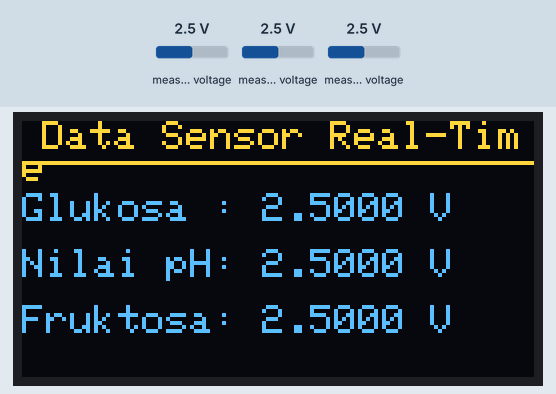
Simulated run of this sketch. Board: ESP32. Parts: 128×64 one-colour display. The test bench sets the inputs (shaded band); at power-on: measured voltage 2.5 V. The OLED is the two-colour kind (top 16 rows yellow); WiFi joins after 1.5 s; servers stay silent unless stated; no MQTT or app messages arrive unless stated; what the sketch prints to the serial monitor is not drawn.

Above: at 4.0 s.
4.1 s: measured voltage (sensor 200) set to 0.1 V
At 5.3 s:
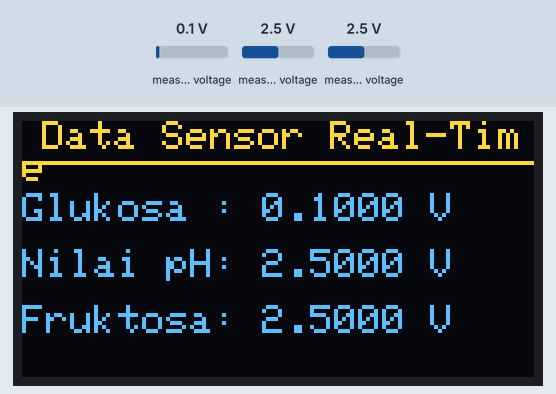
6.0 s: measured voltage (sensor 201) set to 0.1 V
At 7.4 s:
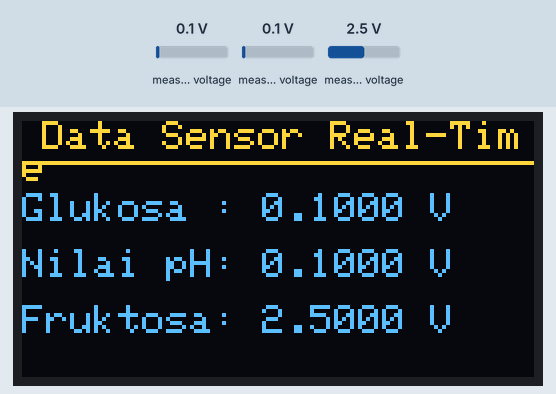
7.7 s: measured voltage (sensor 202) set to 0.1 V
At 8.4 s:
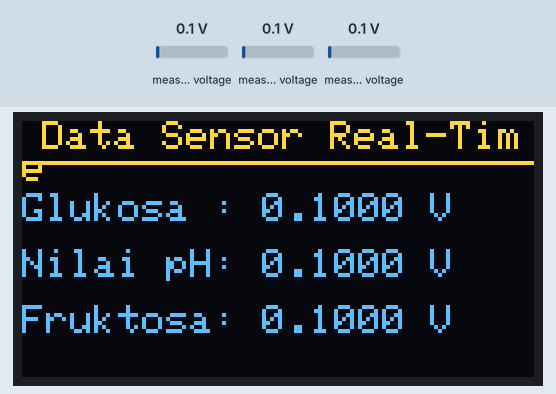
9.4 s: measured voltage (sensor 200) set to 1.2 V
At 10.4 s:
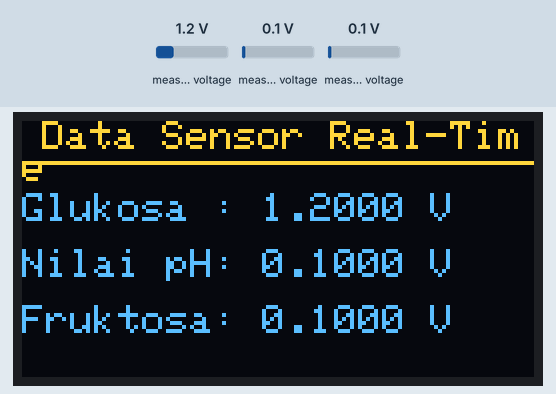
11.0 s: measured voltage (sensor 201) set to 1.2 V
At 11.6 s:
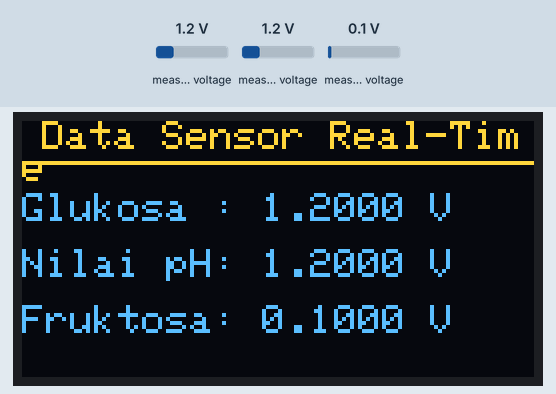
12.7 s: measured voltage (sensor 202) set to 1.2 V
At 13.5 s:
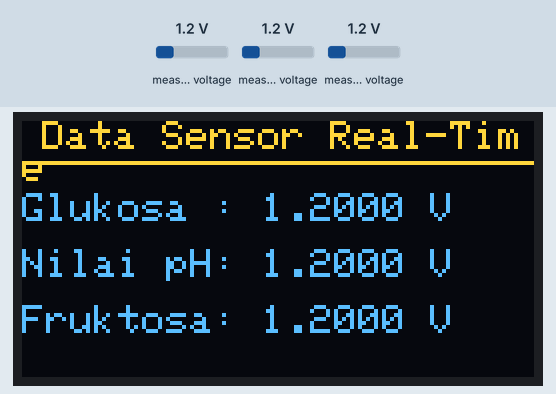
Timing chart, 0 to 15.3 s (numbered marks = the images above; inputs shaded):
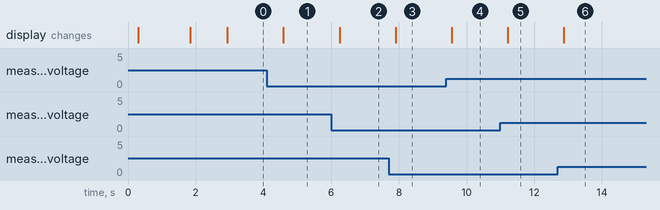

The sketch:

firmware.ino
```cpp
#include <Wire.h>
#include <Adafruit_ADS1X15.h>
#include <Adafruit_GFX.h>
#include <Adafruit_SH110X.h>
#include <WiFi.h>
#include <PubSubClient.h>

// ================= KONFIGURASI WIFI & MQTT =================
// Sesuaikan dengan Hotspot/WiFi Anda
const char* ssid        = "12345678";
const char* password    = "admin1234";

const char* mqtt_server     = "broker.hivemq.com";
const int   mqtt_port       = 1883;
const char* mqtt_topic      = "glicovia/devices/GLICO-01/readings";
const char* mqtt_pred_topic = "glicovia/devices/GLICO-01/predictions";
const char* device_code     = "GLICO-01";

WiFiClient espClient;
PubSubClient client(espClient);

// Variabel Penampung Hasil Prediksi AI dari Cloud
float latest_glucose_est = -1.0;
String latest_category = "";
int latest_confidence = 0;
unsigned long lastPredReceivedTime = 0;

// ================= KONFIGURASI HARDWARE ====================
#define i2c_Address 0x3C
#define SCREEN_WIDTH 128
#define SCREEN_HEIGHT 64
#define OLED_RESET -1

Adafruit_SH1106G display = Adafruit_SH1106G(SCREEN_WIDTH, SCREEN_HEIGHT, &Wire, OLED_RESET);
Adafruit_ADS1115 ads;

// Variabel Timer non-blocking untuk MQTT
unsigned long lastPublishTime = 0;
const long publishInterval = 5000; // Publish setiap 5 detik (5000 ms)

// ================= CALLBACK PREDIKSI MQTT ===================
void mqttCallback(char* topic, byte* payload, unsigned int length) {
  String message = "";
  for (unsigned int i = 0; i < length; i++) {
    message += (char)payload[i];
  }
  Serial.print("Hasil Prediksi Diterima [");
  Serial.print(topic);
  Serial.print("]: ");
  Serial.println(message);

  int gluIdx = message.indexOf("\"glucose_estimate\":");
  if (gluIdx != -1) {
    int start = gluIdx + 19;
    int end = message.indexOf(",", start);
    if (end != -1) {
      latest_glucose_est = message.substring(start, end).toFloat();
    }
  }
  int catIdx = message.indexOf("\"clinical_category\":\"");
  if (catIdx != -1) {
    int start = catIdx + 21;
    int end = message.indexOf("\"", start);
    if (end != -1) {
      latest_category = message.substring(start, end);
    }
  }
  int confIdx = message.indexOf("\"confidence_score\":");
  if (confIdx != -1) {
    int start = confIdx + 19;
    int end = message.indexOf(",", start);
    if (end == -1) end = message.indexOf("}", start);
    if (end != -1) {
      latest_confidence = (int)(message.substring(start, end).toFloat() * 100);
    }
  }
  lastPredReceivedTime = millis();
}

// ================= FUNGSI RECONNECT MQTT ===================
void reconnectMQTT() {
  while (!client.connected()) {
    Serial.print("Menghubungkan ke MQTT Broker...");
    // Gunakan Device Code sebagai Client ID
    if (client.connect(device_code)) {
      Serial.println(" BERHASIL!");
      client.subscribe(mqtt_pred_topic);
      Serial.println("Subscribed ke topik prediksi cloud!");
    } else {
      Serial.print(" GAGAL, rc=");
      Serial.print(client.state());
      Serial.println(" Coba lagi dalam 5 detik...");
      delay(5000);
    }
  }
}

// ================= SETUP SYSTEM ============================
void setup(void) {
  Serial.begin(115200);
  Serial.println("\nMemulai Inisialisasi Sistem Glicovia...");

  // 1. Inisialisasi Layar OLED
  delay(250);
  if(!display.begin(i2c_Address, true)) {
    Serial.println("Gagal menemukan layar OLED SH1106! Periksa kabel I2C.");
    while (1);
  }

  display.clearDisplay();
  display.setTextSize(1);
  display.setTextColor(SH110X_WHITE);
  display.setCursor(15, 20);
  display.println("Sistem Glicovia");
  display.setCursor(15, 35);
  display.println("Connecting WiFi...");
  display.display();

  // 2. Koneksi WiFi
  WiFi.begin(ssid, password);
  while (WiFi.status() != WL_CONNECTED) {
    delay(500);
    Serial.print(".");
  }
  Serial.println("\nWiFi Terhubung!");

  display.clearDisplay();
  display.setCursor(15, 20);
  display.println("WiFi Terhubung!");
  display.display();
  delay(1000);

  // 3. Konfigurasi MQTT
  client.setServer(mqtt_server, mqtt_port);
  client.setCallback(mqttCallback);

  // 4. Inisialisasi ADS1115
  ads.setGain(GAIN_ONE);
  if (!ads.begin()) {
    Serial.println("Gagal menemukan ADS1115! Cek kabel SDA/SCL.");
    while (1);
  }

  Serial.println("Sensor, Layar, dan Jaringan Siap!");
}

// ================= MAIN LOOP ===============================
void loop(void) {
  // Jaga koneksi MQTT tetap hidup
  if (!client.connected()) {
    reconnectMQTT();
  }
  client.loop();

  int16_t adc0, adc1, adc2;
  float volts0, volts1, volts2;

  // Membaca Channel ADS1115
  adc0 = ads.readADC_SingleEnded(0); volts0 = ads.computeVolts(adc0);
  adc1 = ads.readADC_SingleEnded(1); volts1 = ads.computeVolts(adc1);
  adc2 = ads.readADC_SingleEnded(2); volts2 = ads.computeVolts(adc2);

  // Mengubah tegangan menjadi nilai analit (Ganti dengan rumus regresi kalibrasi Anda)
  // Format desimal dipertahankan agar tingkat presisi tetap tinggi
  float current_glucose = volts0 * 200.0; // Konstanta dummy
  float current_ph      = 7.0 + (volts1 * -5.0); // Konstanta dummy
  float current_fructo  = volts2 * 500.0; // Konstanta dummy

  // Menampilkan Data ke Layar OLED (Pembaruan cepat setiap 500ms)
  display.clearDisplay();
  display.setTextSize(1);

  // Jika ada hasil prediksi baru dari Cloud dalam 15 detik terakhir, tampilkan hasil AI!
  if (latest_glucose_est > 0 && (millis() - lastPredReceivedTime < 15000)) {
    display.setCursor(10, 0);
    display.println("HASIL PREDIKSI AI");
    display.drawLine(0, 10, 128, 10, SH110X_WHITE);

    display.setCursor(0, 18);
    display.print("Glukosa : ");
    display.print(latest_glucose_est, 1);
    display.println(" mg/dL");

    display.setCursor(0, 32);
    display.print("Status  : ");
    display.println(latest_category);

    display.setCursor(0, 46);
    display.print("Akurasi : ");
    display.print(latest_confidence);
    display.println(" %");
  } else {
    // Tampilan default: Pembacaan sensor analog real-time
    display.setCursor(5, 0);
    display.println("Data Sensor Real-Time");
    display.drawLine(0, 10, 128, 10, SH110X_WHITE);

    display.setCursor(0, 18);
    display.print("Glukosa : "); display.print(volts0, 4); display.println(" V");
    display.setCursor(0, 32);
    display.print("Nilai pH: "); display.print(volts1, 4); display.println(" V");
    display.setCursor(0, 46);
    display.print("Fruktosa: "); display.print(volts2, 4); display.println(" V");
  }
  display.display();

  // ================= PENGIRIMAN PAYLOAD JSON =================
  // Menggunakan fungsi millis() agar tidak mengganggu kecepatan pergerakan layar OLED
  unsigned long currentTime = millis();
  if (currentTime - lastPublishTime >= publishInterval) {
    lastPublishTime = currentTime;

    // Konstruksi JSON String dengan nilai riil (bukan bulat)
    String payload = "{";
    payload += "\"device_code\":\"" + String(device_code) + "\",";
    payload += "\"ph\":" + String(current_ph, 2) + ",";
    payload += "\"fructosamine\":" + String(current_fructo, 2) + ",";
    payload += "\"salivary_glucose\":" + String(current_glucose, 2);
    payload += "}";

    // Debugging di Serial Monitor
    Serial.print("Mem-publish ke topik: ");
    Serial.println(mqtt_topic);
    Serial.print("Payload: ");
    Serial.println(payload);

    // Kirim data ke HiveMQ
    if(client.publish(mqtt_topic, payload.c_str())) {
      Serial.println("-> Publish Berhasil!");
    } else {
      Serial.println("-> Publish Gagal!");
    }
    Serial.println("-----------------------------------");
  }

  // Delay kecil untuk stabilitas siklus I2C (OLED & ADS)
  delay(500);
}
```

Measured:
- after the input at 4.1 s, the display: changes after 0.49 s (image 1)
- after the input at 6.0 s, the display: changes after 0.25 s (image 2)
- after the input at 7.7 s, the display: changes after 0.20 s (image 3)
- after the input at 9.4 s, the display: changes after 0.16 s (image 4)
- after the input at 11.0 s, the display: changes after 0.22 s (image 5)
- after the input at 12.7 s, the display: changes after 0.17 s (image 6)
